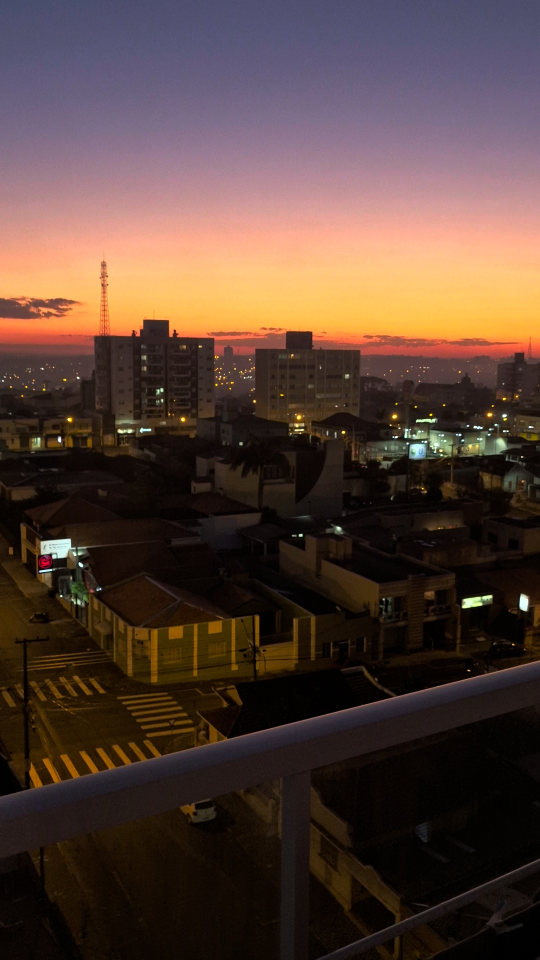
#> input picture assig1/assets/centro_noite.jpg, 1080 x 1920 px (shown at 1/2 size); its folder holds 4 pictures in this run
$ python main.py
#> lines starting #> are read from the running program, lines starting #| are printed output that depends on the picture
import cv2
from matplotlib import pyplot as plt
import imutils

figsize=(15, 5)

def save_grayscale_image_hist(image: cv2.typing.MatLike, image_name: str, hist_title: str):
    hist = cv2.calcHist([image], [0], None, [256], [0, 256])

    _, axs = plt.subplots(1, 2, figsize=figsize)

    axs[0].axis("off")
    axs[0].imshow(image, cmap='gray')

    axs[1].set_title('Histograma')
    axs[1].set_xlabel("intensidade do pixel")
    axs[1].set_ylabel("n° de pixels")
    axs[1].plot(hist)
    axs[1].set_ylim(bottom=0)
    plt.xlim([0, 256])

    plt.savefig(f'out/histograms/{image_name}/{hist_title}.png',bbox_inches='tight')
    plt.close()

def generate_grayscale_hist(image_name: str):
#> called with image_name = 'centro_noite'
    grayscale_image = cv2.imread('assets/' + image_name + '.jpg')
#> grayscale_image is the input picture: shape (1920, 1080, 3); mean B, G, R 54.1, 62.7, 83.8
    grayscale_image = cv2.cvtColor(grayscale_image, cv2.COLOR_BGR2GRAY)
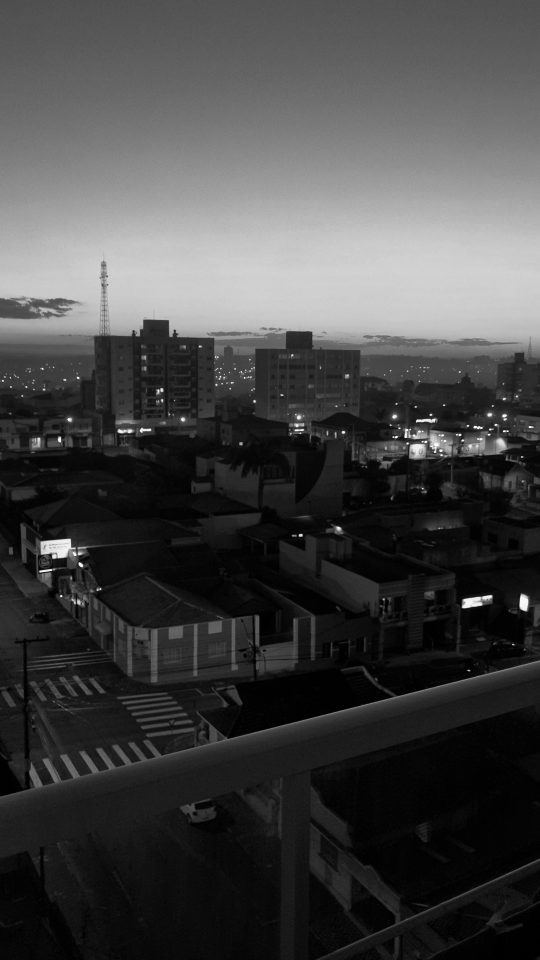
#> grayscale_image: shape (1920, 1080) (shown at 1/2 size); min 0, max 254, mean 68
    save_grayscale_image_hist(grayscale_image, image_name, 'grayscale')
#> in save_grayscale_image_hist, `hist = cv2.calcHist([image], [0], None, [256], [0, 256])`: hist = 256 values, max 48875 at index 3, min 0 at index 255, mean 8100

    equalized_grayscale_image = cv2.equalizeHist(grayscale_image)
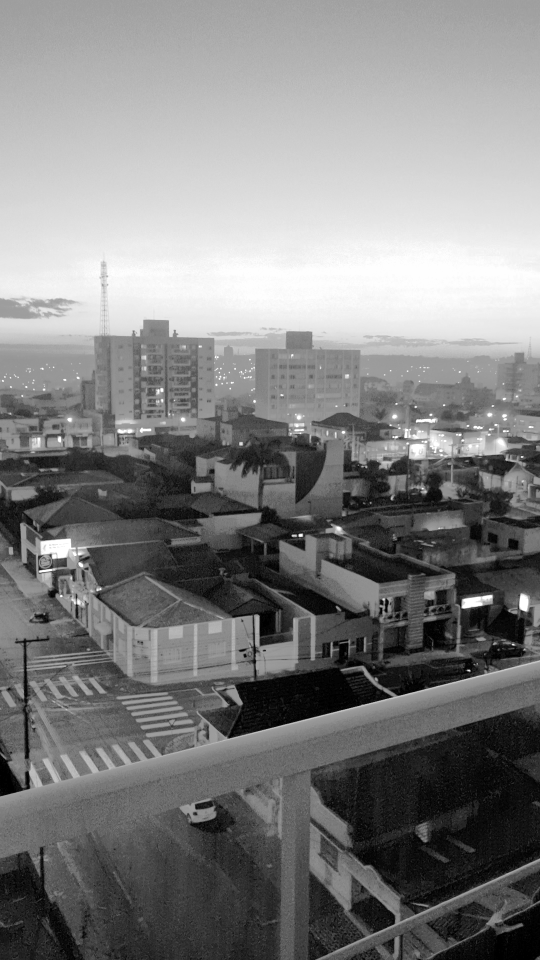
#> equalized_grayscale_image: shape (1920, 1080) (shown at 1/2 size); min 0, max 255, mean 128
    save_grayscale_image_hist(equalized_grayscale_image, image_name, 'grayscale_equalized')


    negative_grayscale_image = abs(255-grayscale_image)
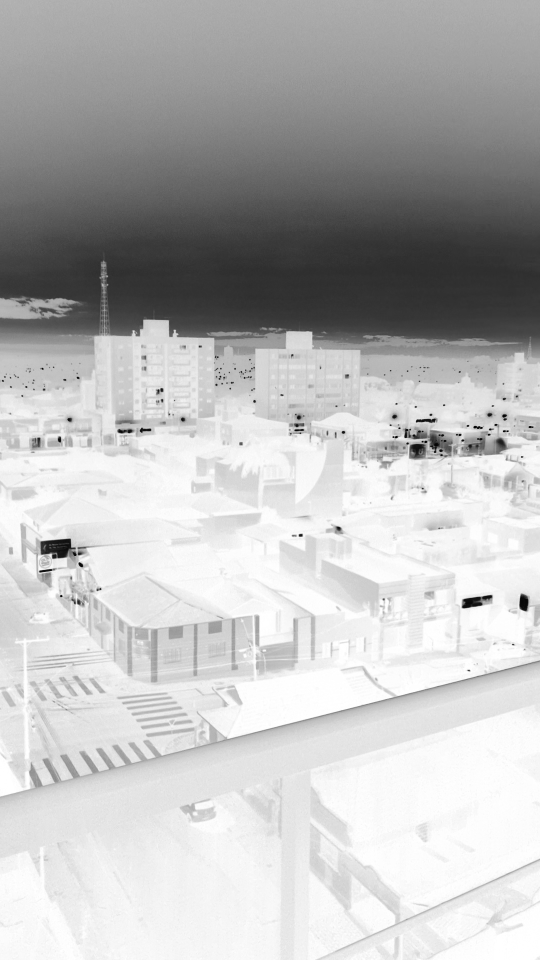
#> negative_grayscale_image: shape (1920, 1080) (shown at 1/2 size); min 1, max 255, mean 187
    save_grayscale_image_hist(negative_grayscale_image, image_name, 'grayscale_negative')
#> call 3 of save_grayscale_image_hist, with image_name = 'centro_noite', hist_title = 'grayscale_negative'
#> in save_grayscale_image_hist (call 3), `hist = cv2.calcHist([image], [0], None, [256], [0, 256])`: hist = 256 values, max 48875 at index 252, min 0 at index 0, mean 8100
#> in save_grayscale_image_hist (call 3), `plt.savefig(f'out/histograms/{image_name}/{hist_title}.png',bbox_inche..`:
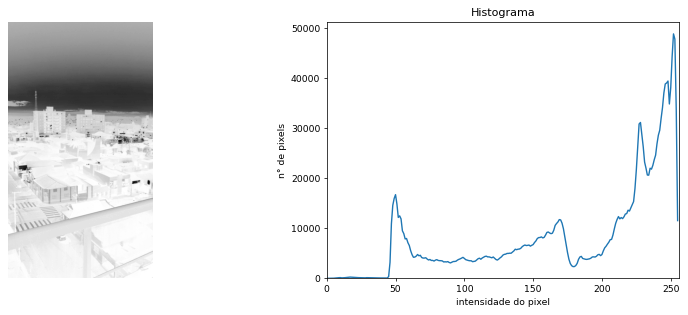
#> figure drawn by matplotlib, 2 panels; panel 2: curve peaks at x = 252, y = 48875


def save_colored_image_hist(image: cv2.typing.MatLike, image_name: str, hist_title: str):
#> called with image_name = 'centro_noite', hist_title = 'colored'
    chans = cv2.split(image)
    colors = ("b", "g", "r")

    _, axs = plt.subplots(1, 2, figsize=figsize)

    axs[0].axis("off")
    axs[0].imshow(imutils.opencv2matplotlib(image))

    axs[1].set_title('Histograma')
    axs[1].set_xlabel("intensidade do pixel")
    axs[1].set_ylabel("n° de pixels")

    for (chan, color) in zip(chans, colors):
        hist = cv2.calcHist([chan], [0], None, [256], [0, 256])

        axs[1].plot(hist, color=color)
        axs[1].set_ylim(bottom=0)
        plt.xlim([0, 256])
#> this loop made 3 passes
#> color on passes 1 to 3: 'b', 'g', 'r'

    plt.savefig(f'out/histograms/{image_name}/{hist_title}.png',bbox_inches='tight')
#> figure, not shown here; panel 2: curve peaks at x = 0, y = 226168; panel 2: curve peaks at x = 2, y = 59800; panel 2: curve peaks at x = 255, y = 134302
    plt.close()

def generate_colored_hist(image_name: str):
    colored_image = cv2.imread('assets/' + image_name + '.jpg')
    save_colored_image_hist(colored_image, image_name, 'colored')


    equalized_colored_image = cv2.cvtColor(colored_image, cv2.COLOR_BGR2YUV)
#> equalized_colored_image: shape (1920, 1080, 3); mean of channels 0, 1, 2 68, 121.2, 141.9
    equalized_colored_image[:, :, 0] = cv2.equalizeHist(equalized_colored_image[:, :, 0])
#> equalized_colored_image: shape (1920, 1080, 3); mean of channels 0, 1, 2 128, 121.2, 141.9
    equalized_colored_image = cv2.cvtColor(equalized_colored_image, cv2.COLOR_YUV2BGR)
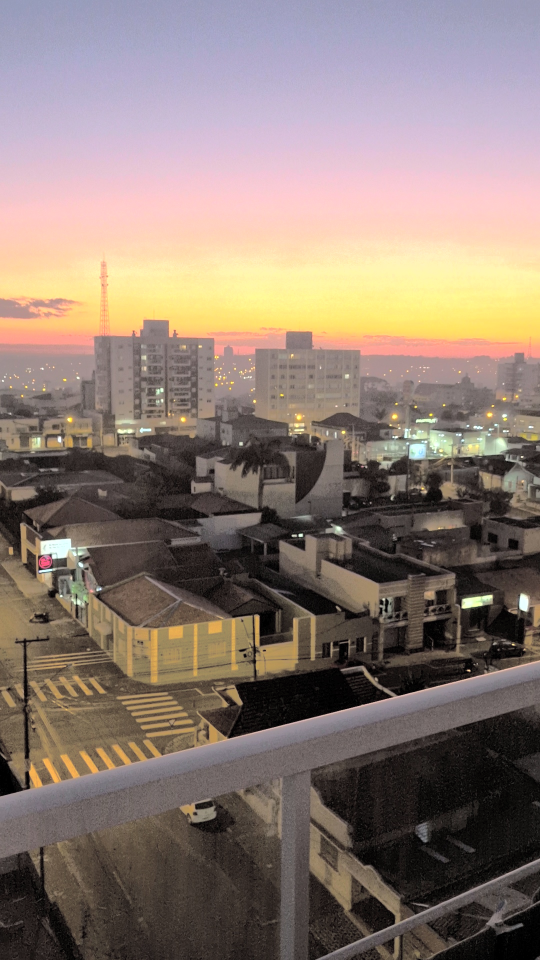
#> equalized_colored_image: shape (1920, 1080, 3) (shown at 1/2 size); mean B, G, R 114.2, 122.6, 138.6
    save_colored_image_hist(equalized_colored_image, image_name, 'colored_equalized')
#> the loop in save_colored_image_hist (call 2), `for (chan, color) in zip(chans, colors):` made 3 passes


    negative_colored_image = abs(255-colored_image)
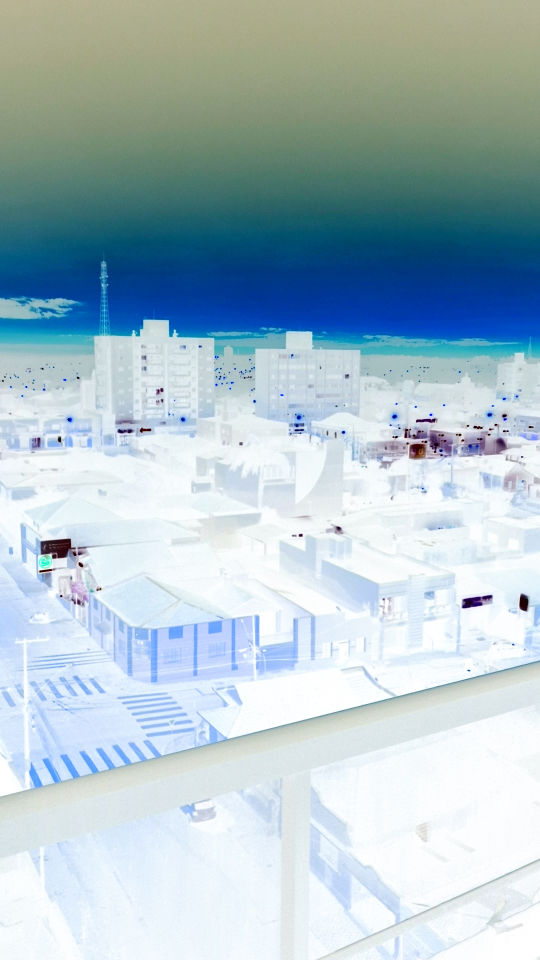
#> negative_colored_image: shape (1920, 1080, 3) (shown at 1/2 size); mean B, G, R 200.9, 192.3, 171.2
    save_colored_image_hist(negative_colored_image, image_name, 'colored_negative')
#> call 3 of save_colored_image_hist, with image_name = 'centro_noite', hist_title = 'colored_negative'
#> the loop in save_colored_image_hist (call 3), `for (chan, color) in zip(chans, colors):` made 3 passes
#> in save_colored_image_hist (call 3), `plt.savefig(f'out/histograms/{image_name}/{hist_title}.png',bbox_inche..`:
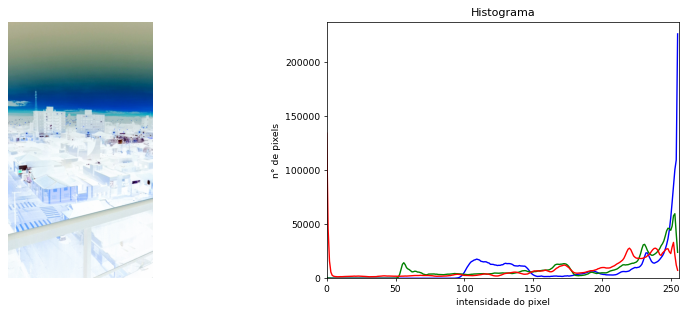
#> figure drawn by matplotlib, 2 panels; panel 2: curve peaks at x = 255, y = 226168; panel 2: curve peaks at x = 253, y = 59800; panel 2: curve peaks at x = 0, y = 134302

if __name__ == '__main__':
    images = ['centro_noite', 'pp', 'centro_dia', 'primeira_ponte']
    for image in images:
#> (the run stopped early here; a loop or call above may not have finished)
